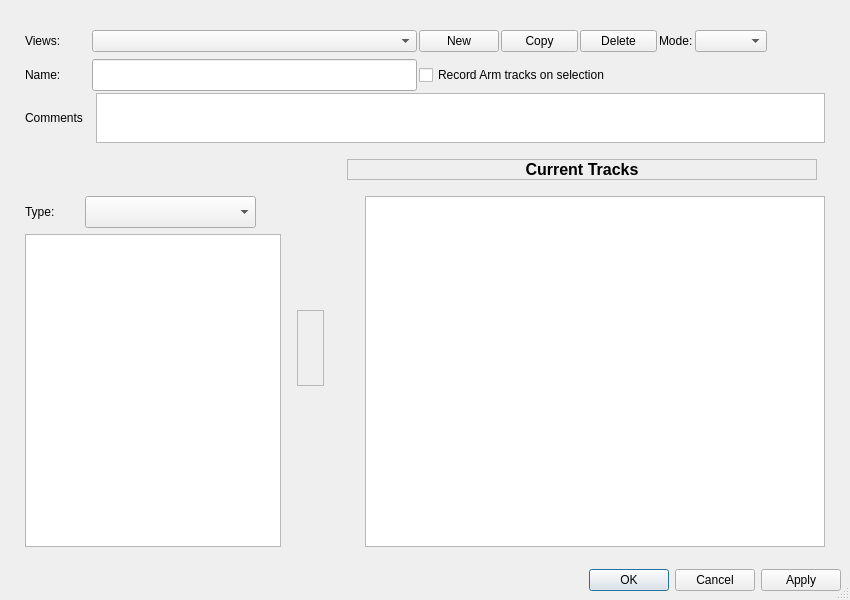
<?xml version="1.0" encoding="UTF-8"?>
<ui version="4.0">
 <author>Andrew Williams</author>
 <class>TrackViewEditorBase</class>
 <widget class="QDialog" name="TrackViewEditorBase">
  <property name="windowModality">
   <enum>Qt::NonModal</enum>
  </property>
  <property name="geometry">
   <rect>
    <x>0</x>
    <y>0</y>
    <width>850</width>
    <height>600</height>
   </rect>
  </property>
  <property name="sizePolicy">
   <sizepolicy hsizetype="Preferred" vsizetype="Preferred">
    <horstretch>1</horstretch>
    <verstretch>1</verstretch>
   </sizepolicy>
  </property>
  <property name="windowTitle">
   <string>LOS: Instrument View Manager</string>
  </property>
  <property name="sizeGripEnabled">
   <bool>true</bool>
  </property>
  <property name="modal">
   <bool>true</bool>
  </property>
  <layout class="QVBoxLayout" name="verticalLayout" stretch="0,0,1,0,0">
   <property name="spacing">
    <number>0</number>
   </property>
   <item>
    <widget class="QFrame" name="viewsFrame">
     <layout class="QVBoxLayout" name="verticalLayout_9">
      <property name="spacing">
       <number>2</number>
      </property>
      <property name="margin">
       <number>16</number>
      </property>
      <item>
       <layout class="QHBoxLayout" name="groupLayout">
        <property name="spacing">
         <number>-1</number>
        </property>
        <property name="leftMargin">
         <number>0</number>
        </property>
        <item>
         <widget class="QLabel" name="lblGroup">
          <property name="minimumSize">
           <size>
            <width>65</width>
            <height>32</height>
           </size>
          </property>
          <property name="maximumSize">
           <size>
            <width>65</width>
            <height>32</height>
           </size>
          </property>
          <property name="text">
           <string>Views:</string>
          </property>
         </widget>
        </item>
        <item>
         <widget class="QComboBox" name="cmbViews">
          <property name="sizePolicy">
           <sizepolicy hsizetype="Preferred" vsizetype="Fixed">
            <horstretch>1</horstretch>
            <verstretch>0</verstretch>
           </sizepolicy>
          </property>
          <property name="minimumSize">
           <size>
            <width>325</width>
            <height>0</height>
           </size>
          </property>
          <property name="maximumSize">
           <size>
            <width>325</width>
            <height>16777215</height>
           </size>
          </property>
         </widget>
        </item>
        <item>
         <widget class="QPushButton" name="btnNew">
          <property name="sizePolicy">
           <sizepolicy hsizetype="Fixed" vsizetype="Fixed">
            <horstretch>0</horstretch>
            <verstretch>0</verstretch>
           </sizepolicy>
          </property>
          <property name="minimumSize">
           <size>
            <width>77</width>
            <height>0</height>
           </size>
          </property>
          <property name="toolTip">
           <string>Create new view</string>
          </property>
          <property name="text">
           <string>New</string>
          </property>
         </widget>
        </item>
        <item>
         <widget class="QPushButton" name="btnCopy">
          <property name="minimumSize">
           <size>
            <width>77</width>
            <height>0</height>
           </size>
          </property>
          <property name="maximumSize">
           <size>
            <width>77</width>
            <height>16777215</height>
           </size>
          </property>
          <property name="text">
           <string>Copy</string>
          </property>
         </widget>
        </item>
        <item>
         <widget class="QPushButton" name="btnDelete">
          <property name="minimumSize">
           <size>
            <width>77</width>
            <height>0</height>
           </size>
          </property>
          <property name="maximumSize">
           <size>
            <width>77</width>
            <height>16777215</height>
           </size>
          </property>
          <property name="toolTip">
           <string>Delete selected view</string>
          </property>
          <property name="text">
           <string>Delete</string>
          </property>
         </widget>
        </item>
        <item>
         <widget class="QLabel" name="label">
          <property name="text">
           <string>Mode:</string>
          </property>
         </widget>
        </item>
        <item>
         <widget class="QComboBox" name="cmbMode">
          <property name="toolTip">
           <string>Switch editor modes</string>
          </property>
         </widget>
        </item>
        <item>
         <spacer name="horizontalSpacer_2">
          <property name="orientation">
           <enum>Qt::Horizontal</enum>
          </property>
          <property name="sizeHint" stdset="0">
           <size>
            <width>40</width>
            <height>20</height>
           </size>
          </property>
         </spacer>
        </item>
       </layout>
      </item>
      <item>
       <layout class="QHBoxLayout" name="nameLayout">
        <property name="spacing">
         <number>-1</number>
        </property>
        <property name="leftMargin">
         <number>0</number>
        </property>
        <item>
         <widget class="QLabel" name="lblName">
          <property name="sizePolicy">
           <sizepolicy hsizetype="Preferred" vsizetype="Fixed">
            <horstretch>0</horstretch>
            <verstretch>0</verstretch>
           </sizepolicy>
          </property>
          <property name="minimumSize">
           <size>
            <width>65</width>
            <height>32</height>
           </size>
          </property>
          <property name="maximumSize">
           <size>
            <width>65</width>
            <height>16777215</height>
           </size>
          </property>
          <property name="text">
           <string>Name:</string>
          </property>
         </widget>
        </item>
        <item>
         <widget class="QLineEdit" name="txtName">
          <property name="sizePolicy">
           <sizepolicy hsizetype="Expanding" vsizetype="Fixed">
            <horstretch>1</horstretch>
            <verstretch>0</verstretch>
           </sizepolicy>
          </property>
          <property name="minimumSize">
           <size>
            <width>325</width>
            <height>0</height>
           </size>
          </property>
          <property name="maximumSize">
           <size>
            <width>325</width>
            <height>1677725</height>
           </size>
          </property>
         </widget>
        </item>
        <item>
         <widget class="QCheckBox" name="chkRecord">
          <property name="toolTip">
           <string>Toggle Record Arm on all tracks in view.</string>
          </property>
          <property name="text">
           <string>Record Arm tracks on selection</string>
          </property>
         </widget>
        </item>
        <item>
         <spacer name="horizontalSpacer">
          <property name="orientation">
           <enum>Qt::Horizontal</enum>
          </property>
          <property name="sizeHint" stdset="0">
           <size>
            <width>40</width>
            <height>20</height>
           </size>
          </property>
         </spacer>
        </item>
       </layout>
      </item>
      <item>
       <layout class="QHBoxLayout" name="horizontalLayout">
        <property name="topMargin">
         <number>0</number>
        </property>
        <item>
         <widget class="QLabel" name="lblComments">
          <property name="minimumSize">
           <size>
            <width>65</width>
            <height>0</height>
           </size>
          </property>
          <property name="maximumSize">
           <size>
            <width>65</width>
            <height>16777215</height>
           </size>
          </property>
          <property name="text">
           <string>Comments</string>
          </property>
          <property name="alignment">
           <set>Qt::AlignLeading|Qt::AlignLeft|Qt::AlignVCenter</set>
          </property>
         </widget>
        </item>
        <item>
         <widget class="QTextEdit" name="txtComment">
          <property name="sizePolicy">
           <sizepolicy hsizetype="Expanding" vsizetype="Preferred">
            <horstretch>0</horstretch>
            <verstretch>0</verstretch>
           </sizepolicy>
          </property>
          <property name="maximumSize">
           <size>
            <width>16777215</width>
            <height>50</height>
           </size>
          </property>
         </widget>
        </item>
       </layout>
      </item>
     </layout>
    </widget>
   </item>
   <item>
    <layout class="QHBoxLayout" name="horizontalLayout_4">
     <property name="topMargin">
      <number>0</number>
     </property>
     <item>
      <spacer name="horizontalSpacer_3">
       <property name="orientation">
        <enum>Qt::Horizontal</enum>
       </property>
       <property name="sizeType">
        <enum>QSizePolicy::Fixed</enum>
       </property>
       <property name="sizeHint" stdset="0">
        <size>
         <width>338</width>
         <height>2</height>
        </size>
       </property>
      </spacer>
     </item>
     <item>
      <widget class="QFrame" name="trackLabelFrame">
       <property name="sizePolicy">
        <sizepolicy hsizetype="Expanding" vsizetype="Expanding">
         <horstretch>0</horstretch>
         <verstretch>0</verstretch>
        </sizepolicy>
       </property>
       <property name="frameShape">
        <enum>QFrame::StyledPanel</enum>
       </property>
       <property name="frameShadow">
        <enum>QFrame::Raised</enum>
       </property>
       <layout class="QHBoxLayout" name="horizontalLayout_9">
        <property name="margin">
         <number>0</number>
        </property>
        <item>
         <widget class="QLabel" name="lblTrack">
          <property name="font">
           <font>
            <pointsize>12</pointsize>
            <weight>75</weight>
            <bold>true</bold>
           </font>
          </property>
          <property name="text">
           <string>Current Tracks</string>
          </property>
          <property name="alignment">
           <set>Qt::AlignCenter</set>
          </property>
         </widget>
        </item>
       </layout>
      </widget>
     </item>
     <item>
      <spacer name="horizontalSpacer_4">
       <property name="orientation">
        <enum>Qt::Horizontal</enum>
       </property>
       <property name="sizeType">
        <enum>QSizePolicy::Fixed</enum>
       </property>
       <property name="sizeHint" stdset="0">
        <size>
         <width>24</width>
         <height>2</height>
        </size>
       </property>
      </spacer>
     </item>
    </layout>
   </item>
   <item>
    <layout class="QHBoxLayout" name="horizontalLayout_5" stretch="0,0,1">
     <property name="spacing">
      <number>0</number>
     </property>
     <property name="topMargin">
      <number>0</number>
     </property>
     <item>
      <widget class="QFrame" name="trackListFrame">
       <layout class="QVBoxLayout" name="verticalLayout_6">
        <property name="margin">
         <number>16</number>
        </property>
        <item>
         <layout class="QHBoxLayout" name="typeLayout" stretch="0,1,0">
          <property name="spacing">
           <number>0</number>
          </property>
          <property name="sizeConstraint">
           <enum>QLayout::SetMinimumSize</enum>
          </property>
          <item>
           <widget class="QLabel" name="lblType">
            <property name="minimumSize">
             <size>
              <width>60</width>
              <height>32</height>
             </size>
            </property>
            <property name="maximumSize">
             <size>
              <width>60</width>
              <height>16777215</height>
             </size>
            </property>
            <property name="text">
             <string>Type:</string>
            </property>
           </widget>
          </item>
          <item>
           <widget class="QComboBox" name="cmbType">
            <property name="sizePolicy">
             <sizepolicy hsizetype="Preferred" vsizetype="Fixed">
              <horstretch>0</horstretch>
              <verstretch>0</verstretch>
             </sizepolicy>
            </property>
            <property name="minimumSize">
             <size>
              <width>100</width>
              <height>0</height>
             </size>
            </property>
            <property name="maximumSize">
             <size>
              <width>16777215</width>
              <height>1677715</height>
             </size>
            </property>
           </widget>
          </item>
          <item>
           <widget class="QToolButton" name="btnAddVirtual">
            <property name="minimumSize">
             <size>
              <width>25</width>
              <height>25</height>
             </size>
            </property>
            <property name="maximumSize">
             <size>
              <width>25</width>
              <height>25</height>
             </size>
            </property>
            <property name="toolTip">
             <string>Add Track Template</string>
            </property>
            <property name="text">
             <string/>
            </property>
            <property name="iconSize">
             <size>
              <width>25</width>
              <height>25</height>
             </size>
            </property>
            <property name="autoRaise">
             <bool>true</bool>
            </property>
           </widget>
          </item>
         </layout>
        </item>
        <item>
         <layout class="QHBoxLayout" name="horizontalLayout_2">
          <property name="spacing">
           <number>0</number>
          </property>
          <item>
           <widget class="QListView" name="listAllTracks">
            <property name="sizePolicy">
             <sizepolicy hsizetype="Expanding" vsizetype="Expanding">
              <horstretch>1</horstretch>
              <verstretch>1</verstretch>
             </sizepolicy>
            </property>
            <property name="minimumSize">
             <size>
              <width>217</width>
              <height>100</height>
             </size>
            </property>
            <property name="maximumSize">
             <size>
              <width>16777215</width>
              <height>16777215</height>
             </size>
            </property>
            <property name="contextMenuPolicy">
             <enum>Qt::CustomContextMenu</enum>
            </property>
            <property name="horizontalScrollBarPolicy">
             <enum>Qt::ScrollBarAsNeeded</enum>
            </property>
            <property name="alternatingRowColors">
             <bool>true</bool>
            </property>
            <property name="selectionMode">
             <enum>QAbstractItemView::ExtendedSelection</enum>
            </property>
           </widget>
          </item>
         </layout>
        </item>
       </layout>
      </widget>
     </item>
     <item>
      <layout class="QVBoxLayout" name="verticalLayout_7">
       <property name="spacing">
        <number>0</number>
       </property>
       <property name="leftMargin">
        <number>0</number>
       </property>
       <item>
        <spacer name="topSpacer">
         <property name="orientation">
          <enum>Qt::Vertical</enum>
         </property>
         <property name="sizeType">
          <enum>QSizePolicy::Fixed</enum>
         </property>
         <property name="sizeHint" stdset="0">
          <size>
           <width>2</width>
           <height>130</height>
          </size>
         </property>
        </spacer>
       </item>
       <item>
        <widget class="QFrame" name="addButtonFrame">
         <property name="frameShape">
          <enum>QFrame::StyledPanel</enum>
         </property>
         <property name="frameShadow">
          <enum>QFrame::Raised</enum>
         </property>
         <layout class="QVBoxLayout" name="verticalLayout_4">
          <property name="leftMargin">
           <number>0</number>
          </property>
          <property name="rightMargin">
           <number>0</number>
          </property>
          <item>
           <widget class="QToolButton" name="btnAdd">
            <property name="minimumSize">
             <size>
              <width>25</width>
              <height>25</height>
             </size>
            </property>
            <property name="maximumSize">
             <size>
              <width>25</width>
              <height>25</height>
             </size>
            </property>
            <property name="toolTip">
             <string>Add selected Track(s) from list</string>
            </property>
            <property name="text">
             <string/>
            </property>
            <property name="iconSize">
             <size>
              <width>25</width>
              <height>25</height>
             </size>
            </property>
            <property name="autoRaise">
             <bool>true</bool>
            </property>
           </widget>
          </item>
          <item>
           <widget class="QToolButton" name="btnRemove">
            <property name="minimumSize">
             <size>
              <width>25</width>
              <height>25</height>
             </size>
            </property>
            <property name="maximumSize">
             <size>
              <width>25</width>
              <height>25</height>
             </size>
            </property>
            <property name="toolTip">
             <string>Remove selected Track(s) from list</string>
            </property>
            <property name="text">
             <string/>
            </property>
            <property name="iconSize">
             <size>
              <width>25</width>
              <height>25</height>
             </size>
            </property>
            <property name="autoRaise">
             <bool>true</bool>
            </property>
           </widget>
          </item>
         </layout>
        </widget>
       </item>
       <item>
        <spacer name="bottomSpacer">
         <property name="orientation">
          <enum>Qt::Vertical</enum>
         </property>
         <property name="sizeHint" stdset="0">
          <size>
           <width>2</width>
           <height>40</height>
          </size>
         </property>
        </spacer>
       </item>
      </layout>
     </item>
     <item>
      <widget class="QFrame" name="propertyFrame">
       <property name="sizePolicy">
        <sizepolicy hsizetype="Expanding" vsizetype="Expanding">
         <horstretch>0</horstretch>
         <verstretch>0</verstretch>
        </sizepolicy>
       </property>
       <layout class="QHBoxLayout" name="horizontalLayout_3" stretch="0,1">
        <property name="spacing">
         <number>-1</number>
        </property>
        <property name="sizeConstraint">
         <enum>QLayout::SetMinimumSize</enum>
        </property>
        <property name="leftMargin">
         <number>10</number>
        </property>
        <property name="topMargin">
         <number>16</number>
        </property>
        <property name="rightMargin">
         <number>16</number>
        </property>
        <property name="bottomMargin">
         <number>16</number>
        </property>
        <item>
         <layout class="QVBoxLayout" name="verticalLayout_3">
          <property name="leftMargin">
           <number>0</number>
          </property>
          <property name="topMargin">
           <number>6</number>
          </property>
          <item>
           <widget class="QToolButton" name="btnUp">
            <property name="minimumSize">
             <size>
              <width>25</width>
              <height>25</height>
             </size>
            </property>
            <property name="maximumSize">
             <size>
              <width>25</width>
              <height>25</height>
             </size>
            </property>
            <property name="toolTip">
             <string>Move track up</string>
            </property>
            <property name="text">
             <string/>
            </property>
            <property name="iconSize">
             <size>
              <width>25</width>
              <height>25</height>
             </size>
            </property>
            <property name="autoRaise">
             <bool>true</bool>
            </property>
           </widget>
          </item>
          <item>
           <widget class="QToolButton" name="btnDown">
            <property name="minimumSize">
             <size>
              <width>25</width>
              <height>25</height>
             </size>
            </property>
            <property name="maximumSize">
             <size>
              <width>25</width>
              <height>25</height>
             </size>
            </property>
            <property name="toolTip">
             <string>Move track down</string>
            </property>
            <property name="text">
             <string/>
            </property>
            <property name="iconSize">
             <size>
              <width>25</width>
              <height>25</height>
             </size>
            </property>
            <property name="autoRaise">
             <bool>true</bool>
            </property>
           </widget>
          </item>
          <item>
           <spacer name="verticalSpacer_2">
            <property name="orientation">
             <enum>Qt::Vertical</enum>
            </property>
            <property name="sizeHint" stdset="0">
             <size>
              <width>20</width>
              <height>40</height>
             </size>
            </property>
           </spacer>
          </item>
         </layout>
        </item>
        <item>
         <widget class="QTableView" name="optionsTable">
          <property name="baseSize">
           <size>
            <width>50</width>
            <height>150</height>
           </size>
          </property>
          <property name="editTriggers">
           <set>QAbstractItemView::AnyKeyPressed|QAbstractItemView::DoubleClicked|QAbstractItemView::EditKeyPressed|QAbstractItemView::SelectedClicked</set>
          </property>
          <property name="tabKeyNavigation">
           <bool>true</bool>
          </property>
          <property name="alternatingRowColors">
           <bool>true</bool>
          </property>
          <property name="selectionBehavior">
           <enum>QAbstractItemView::SelectRows</enum>
          </property>
          <attribute name="horizontalHeaderVisible">
           <bool>true</bool>
          </attribute>
          <attribute name="horizontalHeaderStretchLastSection">
           <bool>true</bool>
          </attribute>
          <attribute name="verticalHeaderVisible">
           <bool>false</bool>
          </attribute>
          <attribute name="verticalHeaderVisible">
           <bool>false</bool>
          </attribute>
          <attribute name="horizontalHeaderStretchLastSection">
           <bool>true</bool>
          </attribute>
          <attribute name="horizontalHeaderVisible">
           <bool>true</bool>
          </attribute>
         </widget>
        </item>
       </layout>
      </widget>
     </item>
    </layout>
   </item>
   <item>
    <layout class="QVBoxLayout" name="verticalLayout_5">
     <property name="topMargin">
      <number>6</number>
     </property>
    </layout>
   </item>
   <item>
    <widget class="QDialogButtonBox" name="buttonBox">
     <property name="orientation">
      <enum>Qt::Horizontal</enum>
     </property>
     <property name="standardButtons">
      <set>QDialogButtonBox::Apply|QDialogButtonBox::Cancel|QDialogButtonBox::Ok</set>
     </property>
    </widget>
   </item>
  </layout>
 </widget>
 <layoutdefault spacing="6" margin="9"/>
 <resources/>
 <connections>
  <connection>
   <sender>buttonBox</sender>
   <signal>accepted()</signal>
   <receiver>TrackViewEditorBase</receiver>
   <slot>accept()</slot>
   <hints>
    <hint type="sourcelabel">
     <x>248</x>
     <y>254</y>
    </hint>
    <hint type="destinationlabel">
     <x>157</x>
     <y>274</y>
    </hint>
   </hints>
  </connection>
  <connection>
   <sender>buttonBox</sender>
   <signal>rejected()</signal>
   <receiver>TrackViewEditorBase</receiver>
   <slot>reject()</slot>
   <hints>
    <hint type="sourcelabel">
     <x>316</x>
     <y>260</y>
    </hint>
    <hint type="destinationlabel">
     <x>286</x>
     <y>274</y>
    </hint>
   </hints>
  </connection>
 </connections>
 <designerdata>
  <property name="gridDeltaX">
   <number>10</number>
  </property>
  <property name="gridDeltaY">
   <number>10</number>
  </property>
  <property name="gridSnapX">
   <bool>true</bool>
  </property>
  <property name="gridSnapY">
   <bool>true</bool>
  </property>
  <property name="gridVisible">
   <bool>true</bool>
  </property>
 </designerdata>
</ui>
